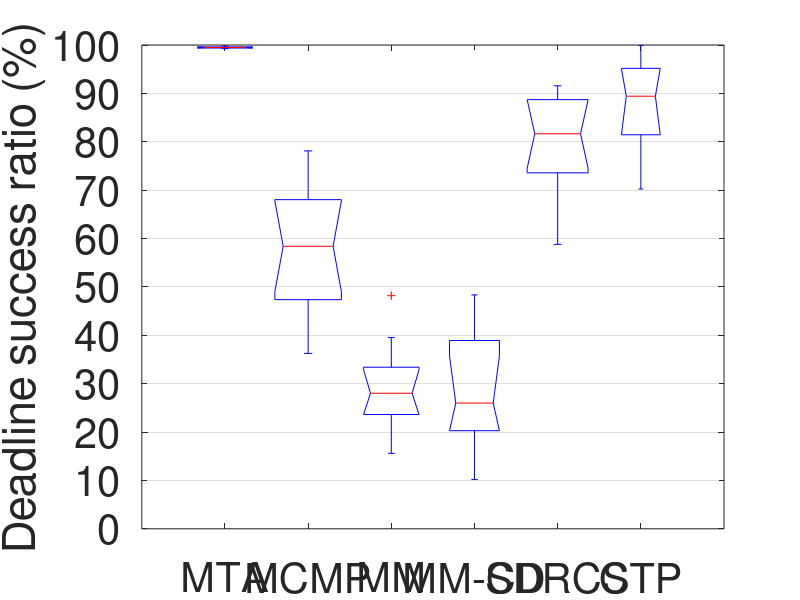

This figure's MATLAB source: (Note: this script raises an error after producing the figure.)
%%%%%%%%%%%%%%%%%%%%%%%%%%%%%%%%%%%%%%%%%%%%%%%%%%%%%%%%%%%%%%%%%%%%%%%%%%%%%%%%%%%%%%%
%   Author: Xiaohui Liu (whulxh@gmail.com)
%   Date:   12/1/2011
%   Function: prepares figures for display of probability 99%
%%%%%%%%%%%%%%%%%%%%%%%%%%%%%%%%%%%%%%%%%%%%%%%%%%%%%%%%%%%%%%%%%%%%%%%%%%%%%%%%%%%%%%%%
%% deadline success ratio
cd ~/Dropbox/tOR/figures/;
% 'm' for min
protocols = {'MTA'; 'MCMP'; 'MM'; 'MM-CD'; 'SDRCS'; 'CTP';};
%% Deadline success ratio
metric = 'Deadline success ratio';
PROTOCOL_CNTS = size(protocols, 1);
pdr = cell(PROTOCOL_CNTS, 1);
idx = 1;
% MTA
t = [
0.99236018394897
0.9935112815219
0.99505260957425
0.99354791938524
0.9946721918011
0.99579882009415
0.99697488584475
0.99784409268357
0.99417514922576
0.99610646211065    
];
pdr{idx} = t;
idx = idx + 1;

% MCMP
t = [
0.48142198654435
0.62733479439942
0.49363265216266
0.70215534852391
0.3640285899935
0.36258525323292
0.45040799612445
0.68061407311391
0.54066013962309
0.63260120130052
0.68027204081862
0.78111322972031
];
pdr{idx} = t;
idx = idx + 1;

% MMSPEED
t = [
0.23963670237541
0.24892441261094
0.15605996351592
0.23515775886074
0.18527905563501
0.48185206767673
0.39531815682016
0.31148639301436
0.32162192332102
0.33818846367146   
];
pdr{idx} = t;
idx = idx + 1;

% MMSPEED-CD
t = [
0.20280066031171
0.29836959092092
0.17871282943793
0.22845605994433
0.46057295338122
0.10198843651444
0.48342869447046
0.38921800897603
0.25990053204578
];
pdr{idx} = t;
idx = idx + 1;

% SDRCS
t = [
0.80761402836492
0.81652836195288
0.90955997063326
0.89438718206635
0.78474173268464
0.68680524345248
0.87977440789652
0.63272342078531
0.58792747632822
0.91563482459972
0.85374640100486    
];
pdr{idx} = t;
idx = idx + 1;

% CTP
t = [
0.99894800952328
0.87194533704511
0.75689674218591
0.98666034241484
0.91688645263507
0.70229514749475
0.89416443785704
];
pdr{idx} = t;
idx = idx + 1;

% display
data = pdr;
group = zeros(0);
dataDisp = zeros(0);
for i = 1 : size(data, 1)
    group = [group ; ones(size(data{i})) + i - 1];
    dataDisp = [dataDisp ; data{i}];
end
figure('name', metric);
% title([metric 'for different protocols']);
h = boxplot(dataDisp * 100, group, 'notch', 'on');
set(gca, 'FontSize', 30, 'YGrid', 'on', 'xtick', 1:size(protocols, 1), 'XTickLabel', protocols, 'ytick', 0:10:100);
%xlabel('Protocols');
ylabel([metric ' (%)']);
%%
maximize;
set(gcf, 'Color', 'white'); % Sets figure background
export_fig 'dcr_peers_99' -eps;
export_fig 'dcr_peers_99' -jpg -zbuffer;
saveas(gcf, 'dcr_peers_99.fig');
% saveas(h, 'foo.fig');
% xticklabel_rotate(1 : size(protocols, 1), 90, protocols);

%% PDR
metric = 'Packet delivery ratio';
PROTOCOL_CNTS = size(protocols, 1);
pdr = cell(PROTOCOL_CNTS, 1);
idx = 1;
% MTA
t = [
0.99236018394897
0.9935112815219
0.99505260957425
0.99354791938524
0.9946721918011
0.99579882009415
0.99697488584475
0.99787141141797
0.99417514922576
0.99610646211065    
];
% t = t(t >= .9);
pdr{idx} = t;
idx = idx + 1;

% MCMP
t = [
0.5790547024952
0.74773464593355
0.74341156417989
0.78001795771774
0.68163742690059
0.5646828723107
0.7657980964269
0.7673343605547
0.6047266650752
0.72777558277361
0.7782374844849
0.92566651604157
];
pdr{idx} = t;
idx = idx + 1;

% MMSPEED
t = [
0.63903120633442
0.5481249108798
0.7028457028457
0.54830394282032
0.46513448128647
0.66694630872483
0.47577203113231
0.5914979530032
0.6187223345538
0.573573068952
];
pdr{idx} = t;
idx = idx + 1;

% MMSPEED-CD
t = [
0.38128469468676
0.57713476961786
0.53370064279155
0.57154038822793
0.71207482046429
0.40421832052505
0.55351749135043
0.55426507363156
0.57995834297616    
];
pdr{idx} = t;
idx = idx + 1;

% SDRCS
t = [
0.85833661030279
0.87162222025339
0.94893244104525
0.91804736118969
0.7921760391198
0.76320422535211
0.89817408260947
0.6999722453511
0.66430786066022
0.93665158371041
0.8731136738056    
];
pdr{idx} = t;
idx = idx + 1;

% CTP
t = [
0.99894800952328
0.97275043499876
0.94778713731782
0.99649356145336
0.98525822834905
0.96709874189859
0.98868748777466    
];
pdr{idx} = t;
idx = idx + 1;

% display
data = pdr;
group = zeros(0);
dataDisp = zeros(0);
for i = 1 : size(data, 1)
    group = [group ; ones(size(data{i})) + i - 1];
    dataDisp = [dataDisp ; data{i}];
end
figure('name', metric);
% title([metric 'for different protocols']);
h = boxplot(dataDisp * 100, group, 'notch', 'on');
set(gca, 'FontSize', 30, 'YGrid', 'on', 'xtick', 1:size(protocols, 1), 'XTickLabel', protocols, 'ytick', 0:10:100);
ylabel([metric ' (%)']);
%
maximize;
set(gcf, 'Color', 'white'); % Sets figure background
export_fig 'pdr_peers_99' -eps;
export_fig 'pdr_peers_99' -jpg -zbuffer;
saveas(gcf, 'pdr_peers_99.fig');
% saveas(h, 'foo.fig');
% xticklabel_rotate(1 : size(protocols, 1), 90, protocols);

%% NTX
metric = 'Number of transmissions per packet delivered';
PROTOCOL_CNTS = size(protocols, 1);
pdr = cell(PROTOCOL_CNTS, 1);
idx = 1;
% MTA
t = [
7.43022647432544
7.91695116520707
6.49698879551821
6.71681867931412
6.97879779794673
7.88812423326651
6.58461670578806
5.81830115407756
6.88923050149375
7.59766057989616    
];
pdr{idx} = t;
idx = idx + 1;

% MCMP
t = [
30.3111663559146
16.9513764213046
23.1978835978836
15.7358727501046
25.2728208647907
37.1698169223157
28.0503939146971
21.859312248996
21.1727459339965
20.4645313065509
17.4292633941757
14.2086404686356
];
pdr{idx} = t;
idx = idx + 1;

% MMSPEED
t = [
42.3112244897959
42.439646201873
37.4606307222787
50.8812907361898
61.5101728621692
31.8772798742138
40.5079155672823
36.6727979520243
34.7305246422893
43.0998046875
];
pdr{idx} = t;
idx = idx + 1;

% MMSPEED-CD
t = [
74.1464226289518
50.0133514986376
72.7336545079147
58.3015612161052
31.7513876944727
67.3148764918124
37.3472566722889
41.8671546019651
46.904728651237
];
pdr{idx} = t;
idx = idx + 1;

% SDRCS
t = [
11.6560531439698
9.70359829233584
7.945428595416
9.71881327581653
8.54704129416773
13.1996667948225
8.61319227884578
10.9545003965107
12.2468152866242
8.45493015766019
7.62206120985698  
];
pdr{idx} = t;
idx = idx + 1;

% CTP
t = [
7.0514355392972
7.80684830868496
9.41549693164986
8.31878298853364
8.1667280334728
11.0555051839003
9.22534375309131
];
pdr{idx} = t;
idx = idx + 1;

% display
data = pdr;
group = zeros(0);
dataDisp = zeros(0);
for i = 1 : size(data, 1)
    group = [group ; ones(size(data{i})) + i - 1];
    dataDisp = [dataDisp ; data{i}];
end
figure('name', metric);
% title([metric 'for different protocols']);
h = boxplot(dataDisp, group, 'notch', 'on');
set(gca, 'FontSize', 30, 'YGrid', 'on', 'xtick', 1:size(protocols, 1), 'XTickLabel', protocols);
ylabel(metric);
%
maximize;
set(gcf, 'Color', 'white'); % Sets figure background
export_fig 'ntx_peers_99' -eps;
export_fig 'ntx_peers_99' -jpg -zbuffer;
saveas(gcf, 'ntx_peers_99.fig');
% saveas(h, 'foo.fig');
% xticklabel_rotate(1 : size(protocols, 1), 90, protocols);